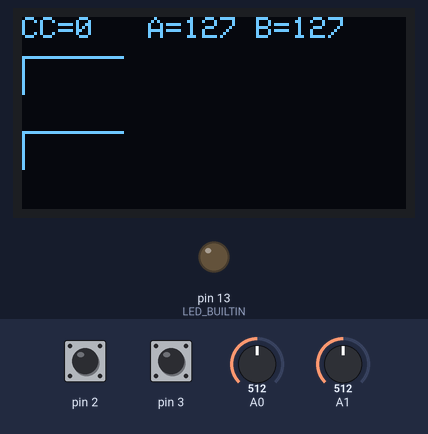
The sketch below on a simulated Arduino Uno, built with avr-gcc and run on an emulated ATmega328P. Shown: 128×64 one-colour display, output pins drawn as LEDs (lit = HIGH). The inputs (shaded band) are chosen by the test bench; at power-on: pin 2 HIGH, A0 = 512, A1 = 512, pin 3 HIGH. MIDI output is not drawn.

Above: at 1.2 s.
1.3 s: pin 2 pulled LOW for 0.15 s
At 1.54 s:
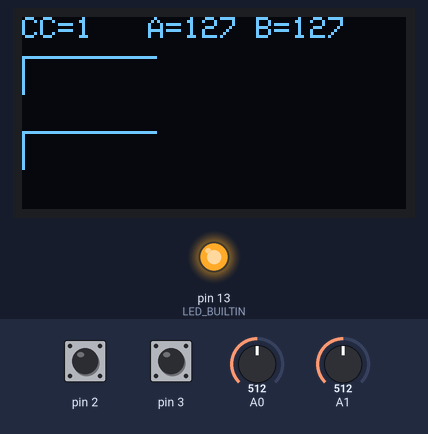
2.0 s: A0 set to 306
At 2.18 s:
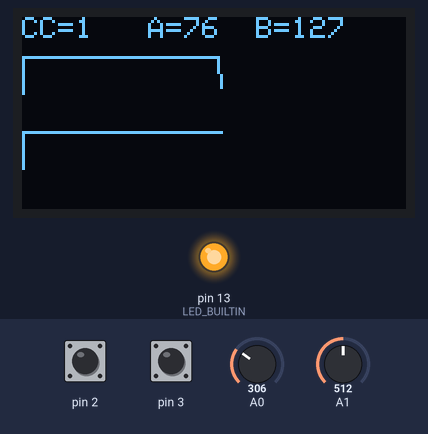
3.5 s: A1 set to 306
At 3.7 s:
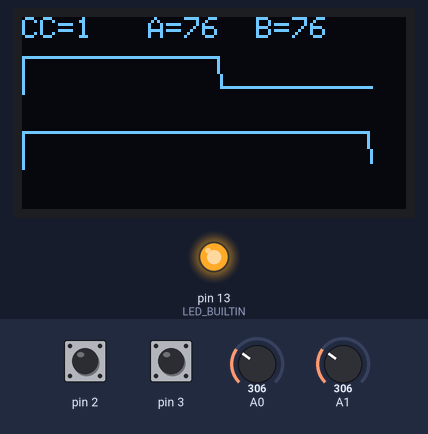
5.0 s: pin 3 pulled LOW for 0.15 s
At 5.02 s:
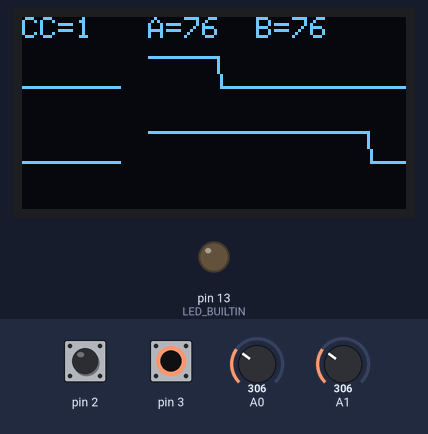
5.7 s: pin 2 pulled LOW for 1 s
At 6.01 s:
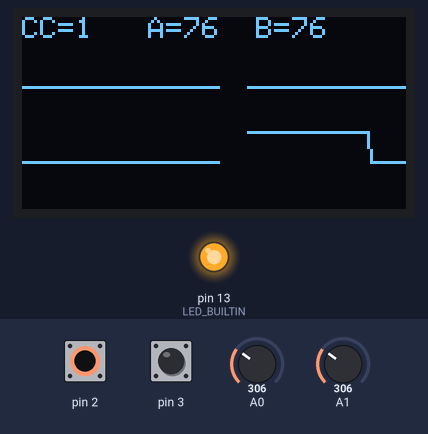
7.3 s: pin 3 pulled LOW for 1 s
At 7.33 s:
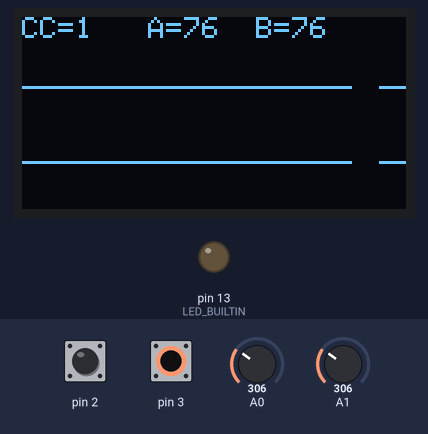
Timing chart, 0 to 9.9 s (numbered marks = the images above; inputs shaded):
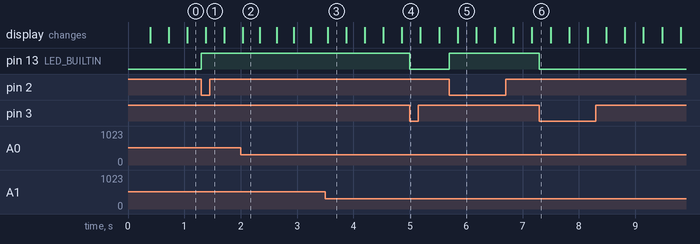

Measured:
- after the input at 1.3 s, pin 13 (LED_BUILTIN): LOW → HIGH at once
- after the input at 5.0 s, pin 13 (LED_BUILTIN): HIGH → LOW at once
- after the input at 5.7 s, pin 13 (LED_BUILTIN): LOW → HIGH at once
- after the input at 7.3 s, pin 13 (LED_BUILTIN): HIGH → LOW at once

The sketch:

arduino_CVtoMIDI.ino
```cpp
#include <MIDI.h>
#include <SPI.h>
#include <Wire.h>
#include <Adafruit_GFX.h>
#include <Adafruit_SSD1306.h>

#define MIDICHANNEL 1

#define SCREEN_WIDTH 128 // OLED display width, in pixels
#define SCREEN_HEIGHT 64 // OLED display height, in pixels

// Declaration for an SSD1306 display connected to I2C (SDA, SCL pins)
#define OLED_RESET     -1 // Reset pin # (or -1 if sharing Arduino reset pin)

#define TEXTLINEHEIGHT 11
#define OSCHEIGHT 25
#define CCMAX 127

int oldy0=SCREEN_HEIGHT-1-OSCHEIGHT;
int oldy1=SCREEN_HEIGHT-1;

int ccNo=0;
int analogmax0=100;  // auto range
int analogmax1=100;

bool led=false;

MIDI_CREATE_DEFAULT_INSTANCE();
Adafruit_SSD1306 display(SCREEN_WIDTH, SCREEN_HEIGHT, &Wire, OLED_RESET);

void textoutln(int line, const String& text) {

  display.setTextSize(1);
  display.setTextColor(SSD1306_WHITE);
  display.setCursor(0, TEXTLINEHEIGHT*line);
  display.println(text);
}

void clearln(int line) {
   display.fillRect(0,TEXTLINEHEIGHT*line,SCREEN_WIDTH, TEXTLINEHEIGHT*(line+1)-1, SSD1306_BLACK);
}

String followSpace(int v) {
  if (v<10)
     return String(v)+"  ";
  if (v<100)
     return String(v)+" ";

 return String(v);
}

// the setup function runs once when you press reset or power the board
void setup() {

  MIDI.begin();

  display.begin(SSD1306_SWITCHCAPVCC, 0x3C);

  pinMode(LED_BUILTIN, OUTPUT);
  pinMode(2, INPUT_PULLUP);
  pinMode(3,INPUT_PULLUP);

  digitalWrite(LED_BUILTIN, LOW);

  attachInterrupt(digitalPinToInterrupt(2), intd2, FALLING   );
  attachInterrupt(digitalPinToInterrupt(3), intd3, FALLING   );

  display.clearDisplay();

}

void invertLED()
{
  led=!led;
  if (led)
  digitalWrite(LED_BUILTIN, HIGH);
  else
  digitalWrite(LED_BUILTIN, LOW);

}

void intd2() {
  invertLED();
  ccNo++;
  if (ccNo>CCMAX)
      ccNo=0;

}

void intd3() {
  invertLED();
  ccNo--;
  if (ccNo<0)
      ccNo=CCMAX;
}

int ccToY(float cc) {
  return SCREEN_HEIGHT-1-min(cc*OSCHEIGHT/CCMAX,OSCHEIGHT);
}

int analogToCC(float v, float anamax) {
  return min(v*(CCMAX+1)/anamax,CCMAX);
}

// the loop function runs over and over again forever
void loop() {

for (int lx=0; lx<SCREEN_WIDTH; lx++) {

  int v0 = analogRead(A0);
  int v1 = analogRead(A1);

  // autorange
  if (v0>analogmax0)
    analogmax0=v0;
  if (v1>analogmax1)
    analogmax1=v1;


  int cc0=analogToCC(v0,analogmax0);
  int cc1=analogToCC(v1,analogmax1);

  // Serial.println(String(lx));

  clearln(0);
  textoutln(0,"CC="+followSpace(ccNo)+" A="+followSpace(cc0)+" B="+String(cc1));

  int ly0=ccToY(cc0)-OSCHEIGHT;
  int ly1=ccToY(cc1);

  for (int lxb=lx; lxb<lx+10; lxb++)
     display.drawLine(lxb,SCREEN_HEIGHT-1,lxb,TEXTLINEHEIGHT,SSD1306_BLACK); // clean previewous

  display.drawLine(lx-1,oldy0,lx,ly0,SSD1306_WHITE);
  display.drawLine(lx-1,oldy1,lx,ly1,SSD1306_WHITE);

  oldy0=ly0;
  oldy1=ly1;

  display.display();

  MIDI.sendControlChange(ccNo,cc0,MIDICHANNEL);
  MIDI.sendControlChange(ccNo+1,cc1,MIDICHANNEL);

}

}
```
